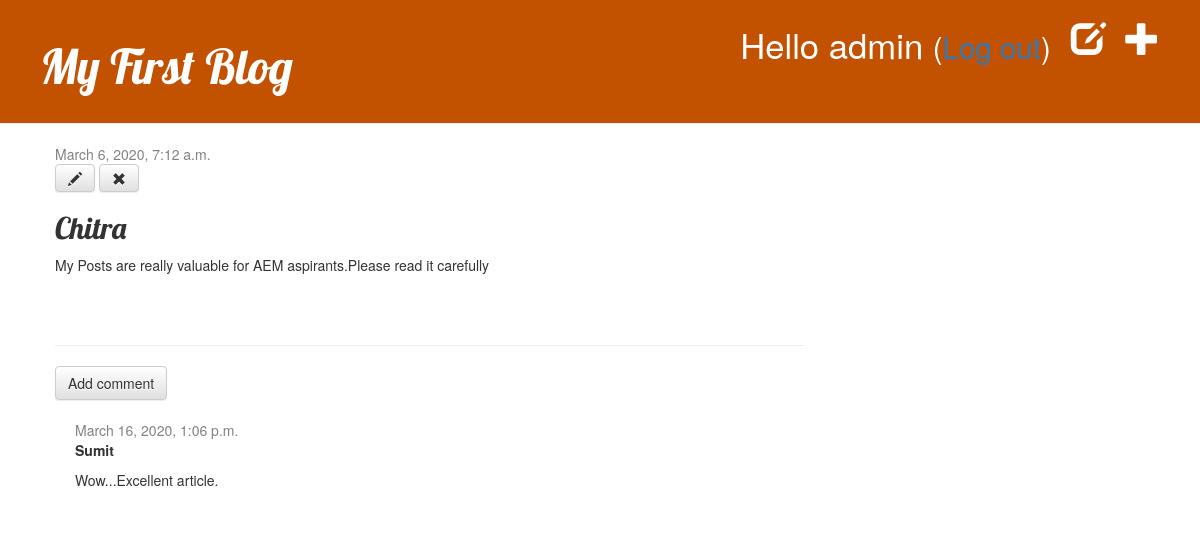
Page /post/2/ (signed in) on the committed database.
### blog/models.py (models this page shows, shortened)
class Post(models.Model):
    title = models.CharField(max_length=200)
    text = models.TextField()
    author = models.ForeignKey(
        settings.AUTH_USER_MODEL, on_delete=models.CASCADE)
    created_date = models.DateTimeField(default=timezone.now)
    published_date = models.DateTimeField(blank=True, null=True)

class Comment(models.Model):
    post = models.ForeignKey(
        'blog.Post', on_delete=models.CASCADE, related_name='comments')
    author = models.CharField(max_length=200)
    text = models.TextField()
    created_date = models.DateTimeField(default=timezone.now)
    approved_comment = models.BooleanField(default=False)

### blog/views.py (the view)
# urls.py: path('post/<int:pk>/', views.post_detail, name='post_detail'),
def post_detail(request, pk):
    post = get_object_or_404(Post, pk=pk)
    return render(request, 'blog/post_detail.html', {'post': post})

### blog/templates/blog/post_detail.html
{% extends 'blog/base.html' %} {% block content %}
<div class="post">
  {% if post.published_date %}
  <div class="date">
    {{ post.published_date }}
  </div>
  {% else %}
  <a class="btn btn-default" href="{% url 'post_publish' pk=post.pk %}"
    >Publish</a
  >
  {% endif %} {% if user.is_authenticated %}
  <a class="btn btn-default" href="{% url 'post_edit' pk=post.pk %}"
    ><span class="glyphicon glyphicon-pencil"></span
  ></a>
  <a class="btn btn-default" href="{% url 'post_remove' pk=post.pk %}"
    ><span class="glyphicon glyphicon-remove"></span
  ></a>
  {% endif %}
  <h2>{{ post.title }}</h2>
  <p>{{ post.text|linebreaksbr }}</p>
</div>
<hr />
<a class="btn btn-default" href="{% url 'add_comment_to_post' pk=post.pk %}"
  >Add comment</a
>
{% for comment in post.comments.all %}
<div class="comment">
  <div class="date">{{ comment.created_date }}</div>
  <strong>{{ comment.author }}</strong>
  <p>{{ comment.text|linebreaks }}</p>
</div>
{% empty %}
<p>No comments here yet :(</p>
{% endfor %} {% endblock %}

### blog/templates/blog/base.html (shortened to what this page needs)
{% load static %}
<html>
  <head>
    <link
      rel="stylesheet"
      href="//maxcdn.bootstrapcdn.com/bootstrap/3.2.0/css/bootstrap.min.css"
    />
    <link
      rel="stylesheet"
      href="//maxcdn.bootstrapcdn.com/bootstrap/3.2.0/css/bootstrap-theme.min.css"
    />
    <link rel="stylesheet" href="{% static 'css/blog.css' %}" />
  </head>
  <body>
    <div class="page-header">
      {% if user.is_authenticated %}
      <a href="{% url 'post_new' %}" class="top-menu"
        ><span class="glyphicon glyphicon-plus"></span
      ></a>
      <a href="{% url 'post_draft_list' %}" class="top-menu"
        ><span class="glyphicon glyphicon-edit"></span
      ></a>
      <p class="top-menu">
        Hello {{ user.username }}
        <small>(<a href="{% url 'logout' %}">Log out</a>)</small>
      </p>
      {% else %}
      <a href="{% url 'login' %}" class="top-menu"
        ><span class="glyphicon glyphicon-lock"></span
      ></a>
      {% endif %}
      <h1><a href="/">My First Blog</a></h1>
    </div>
    <div class="content container">
      <div class="row">
        <div class="col-md-8">
          {% block content %} {% endblock %}
        </div>
      </div>
    </div>
  </body>
</html>

### blog/static/css/blog.css (style rules this page uses)
.page-header { background-color: #c25100; margin-top: 0; padding: 20px 20px 20px 40px; }
.page-header h1, .page-header h1 a, .page-header h1 a:visited, .page-header h1 a:active { color: #ffffff; font-size: 36pt; text-decoration: none; }
.content { margin-left: 40px; }
h1, h2, h3, h4 { font-family: "Lobster", cursive; }
.date { color: #828282; }
.top-menu, .top-menu:hover, .top-menu:visited { color: #ffffff; float: right; font-size: 26pt; margin-right: 20px; }
.post { margin-bottom: 70px; }
.comment { margin: 20px 0px 20px 20px; }

### rows in the picture
Post: published_date "March 6, 2020, 7:12 a.m.", title "Chitra", text "My Posts are really valuable for AEM aspirants.Please read it carefully"
Comment: created_date "March 16, 2020, 1:06 p.m.", author "Sumit", text "Wow...Excellent article."

### other values in the picture
{{ user.username }} "admin"
